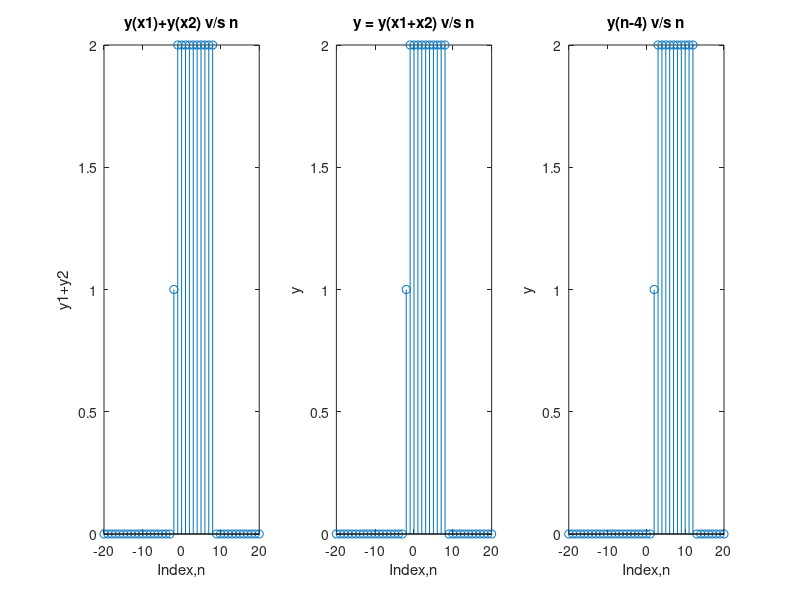

Source code (MATLAB):
% b is linear and time invarient
clear;
n=-20:20;           

%Defining x1 and x2
x1 = 1*double(n>=0 & n<=10);
x2 = 1*double(n>0 & n<=10);


%Checking linearity and time invarience

x=x1+x2;
xt = circshift(x,4); % 4 is arbitary number to check time invarience


% output functions
y = circshift(x,-2);
yt = circshift(xt,-2);
y1 = circshift(x1,-2);
y2 = circshift(x2,-2);


subplot(1,3,1);
stem(n,y1+y2);
xlabel('Index,n');
ylabel('y1+y2');
title('y(x1)+y(x2) v/s n');
 
subplot(1,3,2); 
stem(n,y);
xlabel('Index,n');
ylabel('y');
title('y = y(x1+x2) v/s n');   


subplot(1,3,3); 
stem(n,yt);
xlabel('Index,n');
ylabel('y');
title('y(n-4) v/s n'); 